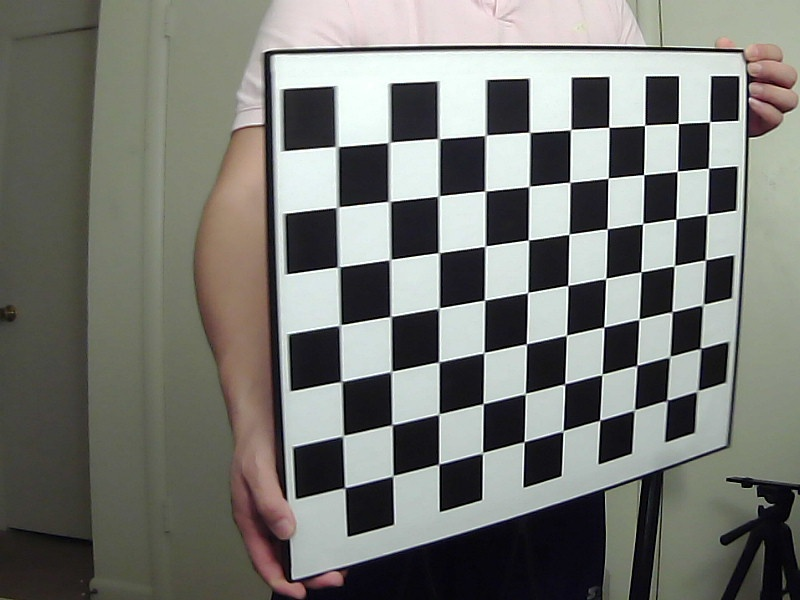
#> input picture stereo_cam_calibration/original_frames/l/frame111_l.jpg, 800 x 600 px; its folder holds 4 pictures in this run
$ python generate_stereo_calibration_remap_parameters.py   (Python 2 division)   (older library calls are emulated)
#> lines starting #> are read from the running program, lines starting #| are printed output that depends on the picture; after the words box and inside, x2 and y2 are one past the last pixel; in counts of white or black regions, pixels touching at a corner belong together
import numpy as np # version: '1.14.0'
import cv2 # version: '3.1.0'
import glob
import pickle
import os

# Set root directory.
rootDir = os.getcwd()
print('\nrootDir = {}\n'.format(rootDir))
# Set parameter directory.
dir_calib_parameter = rootDir+'/output/computed_calibration_parameters/'
# Set original frames directory.
dir_original_L = rootDir+'/original_frames/l/'
dir_original_R = rootDir+'/original_frames/r/'
# Set calibration process frames directory.
dir_calib_process = rootDir+'/output/calibration_process_frames/'

# Frames resolution.
widthPixel = 800
heightPixel = 600

# The inner corner numbers of calibration chessboard.
Nx = 10
Ny = 7

# termination criteria
criteria = (cv2.TERM_CRITERIA_EPS + cv2.TERM_CRITERIA_MAX_ITER, 50, 1e-6)

# prepare object points, like (0,0,0), (1,0,0), (2,0,0) ....,(6,5,0)
objp = np.zeros((Nx*Ny,3), np.float32)
objp[:,:2] = np.mgrid[0:Ny,0:Nx].T.reshape(-1,2)

# Arrays to store object points and image points from all the images.
objpoints = [] # 3d point in real world space
imgpointsL = [] # 2d points in image plane.
imgpointsR = [] # 2d points in image plane.

# Load original frames.
os.chdir(dir_original_L) # Change dir to the path of left frames.
imagesL = glob.glob('*.jpg') # Grab all jpg file names.
imagesL.sort() # Sort frame file names.
os.chdir(dir_original_R) # Change dir to the path of right frames.
imagesR = glob.glob('*.jpg') # Grab all jpg file names.
imagesR.sort() # Sort frame file names.

# Check if the number of images in two folders are same.
if len(imagesL) != len(imagesR):
    print('Error: the image numbers of left and right cameras must be the same!')
    exit()

n = 0
for i in range(len(imagesL)):
    imgL = cv2.imread(dir_original_L + imagesL[i])
#> imgL is the input picture: shape (600, 800, 3); mean B, G, R 114.2, 119.5, 118.2
    imgR = cv2.imread(dir_original_R + imagesR[i])
    grayL = cv2.cvtColor(imgL,cv2.COLOR_BGR2GRAY)
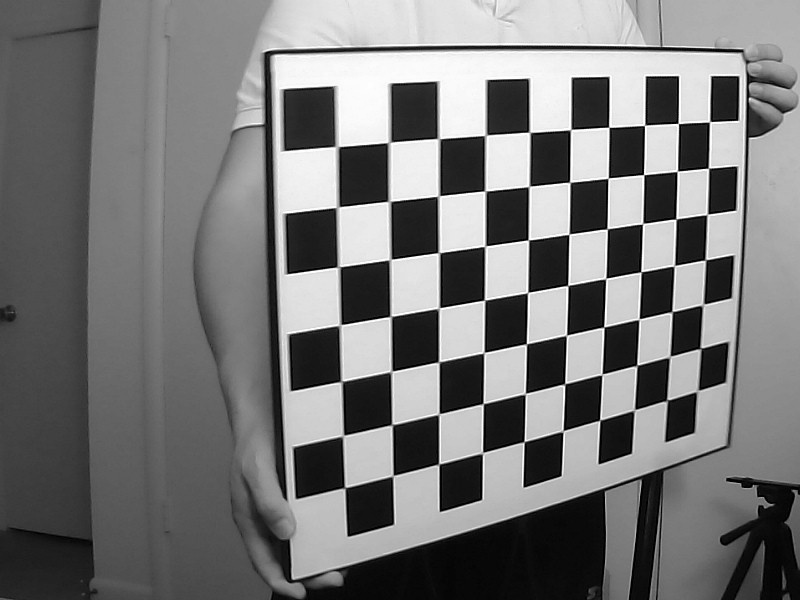
#> grayL: shape (600, 800); min 0, max 255, mean 118.5
    grayR = cv2.cvtColor(imgR,cv2.COLOR_BGR2GRAY)

    # Find the chess board corners for left camera.
    retL, cornersL = cv2.findChessboardCorners(grayL,(Ny,Nx),None)
#> retL = True; cornersL = 70 rows, first 8: [709.7, 121.5], [708.4, 168.1], [707.1, 214.4], [705.5, 259.8], [703.9, 303.5], [700.6, 348], [698.5, 389.8], [678.2, 123.4]
    # Find the chess board corners for right camera.
    retR, cornersR = cv2.findChessboardCorners(grayR,(Ny,Nx),None)
#> retR = True; cornersR has the same summary as cornersL

    # If both are found, add object points, image points (after refining them)
    if (retL and retR) == True:
        n += 1
        print('n = {}'.format(n))
        objpoints.append(objp)

        cornersL2 = cv2.cornerSubPix(grayL,cornersL,(11,11),(-1,-1),criteria)
#> cornersL2 = 70 rows, first 8: [709.6, 121.7], [708.5, 168.2], [707.2, 214.4], [705.4, 259.8], [702.8, 304.6], [700.4, 348.4], [697.4, 391], [678.3, 123.5]
        imgpointsL.append(cornersL2)

        cornersR2 = cv2.cornerSubPix(grayR,cornersR,(11,11),(-1,-1),criteria)
#> cornersR2 has the same summary as cornersL2
        imgpointsR.append(cornersR2)

        # Draw and display the corners
        imgL = cv2.drawChessboardCorners(imgL, (Ny,Nx), cornersL2, retL)
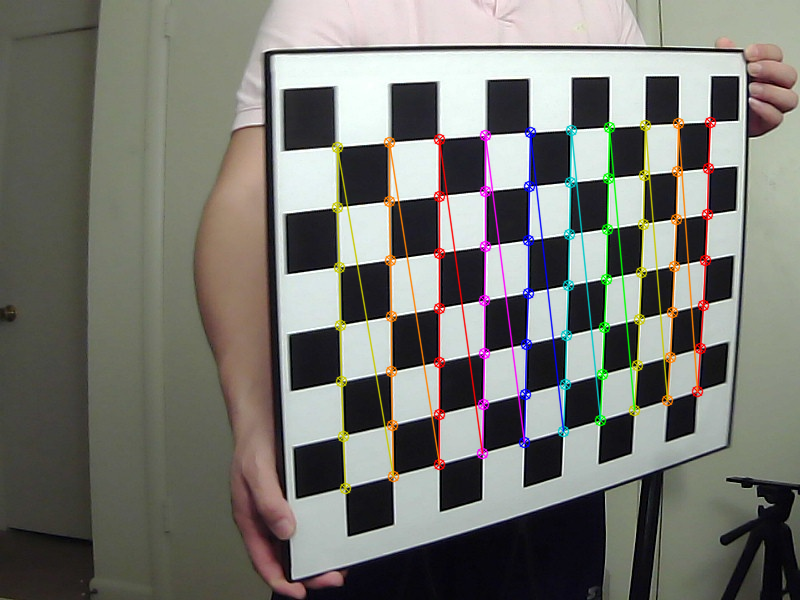
#> imgL: shape (600, 800, 3); 4.71% of pixels changed, all inside (x1, y1, x2, y2) = (331, 116, 717, 495)
        imgR = cv2.drawChessboardCorners(imgR, (Ny,Nx), cornersR2, retR)
        imgTwin = np.hstack((imgL, imgR))
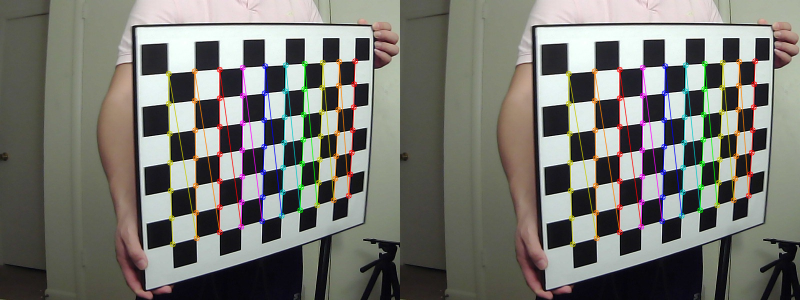
#> imgTwin: shape (600, 1600, 3) (shown at 1/2 size); mean B, G, R 112.6, 118.9, 118.9
        cv2.imshow(imagesL[i] + '_' + imagesR[i], imgTwin)
        cv2.waitKey(1)
        cv2.destroyAllWindows()
        # Save frame pairs.
        cv2.imwrite(dir_calib_process + imagesL[i][:-6] + '_corners.jpg', imgTwin)
#> pass 2 of the loop `for i in range(len(imagesL)):`:
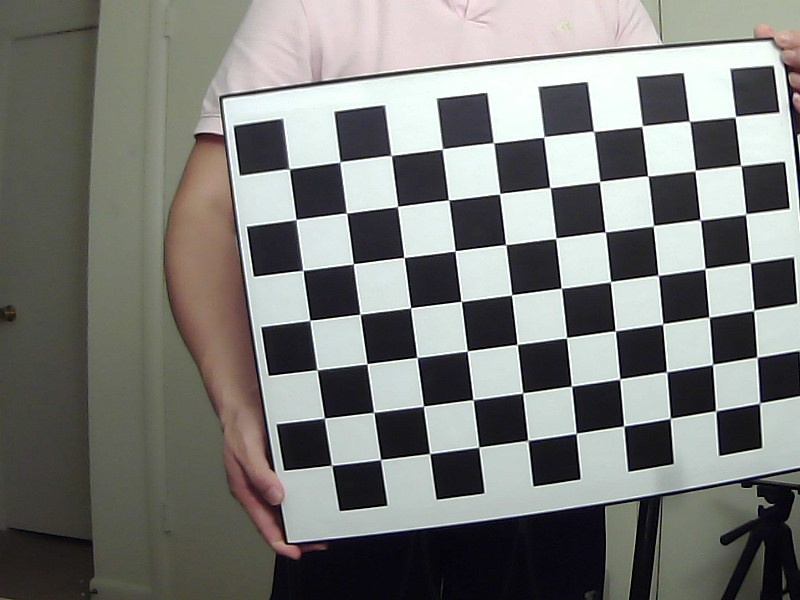
#> input picture stereo_cam_calibration/original_frames/l/frame121_l.jpg, 800 x 600 px
#> imgL is the input picture: shape (600, 800, 3); mean B, G, R 120.1, 123.3, 122.3
#> `grayL = cv2.cvtColor(imgL,cv2.COLOR_BGR2GRAY)`:
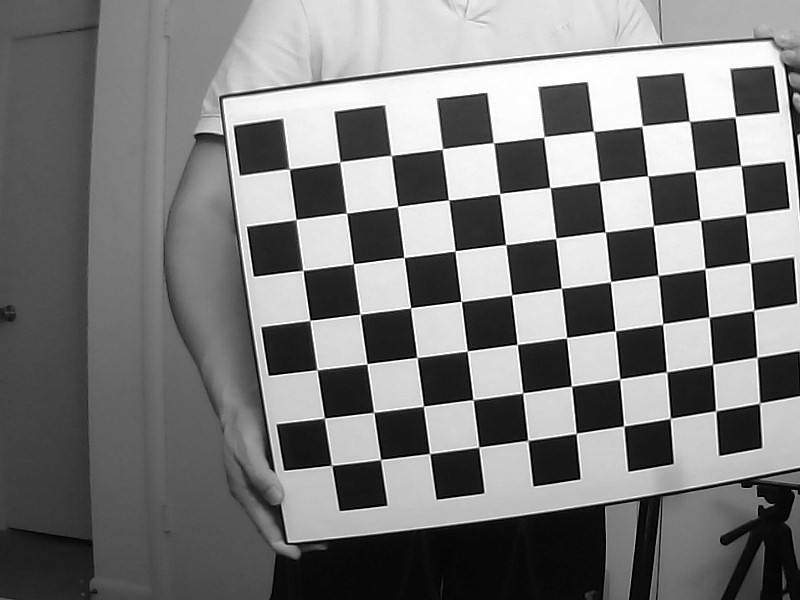
#> grayL: shape (600, 800); min 0, max 255, mean 122.7
#> cornersL = 70 rows, first 8: [735.5, 116.7], [740.6, 165.4], [745.9, 213.6], [750, 262.5], [753.4, 310.7], [756.7, 357.1], [759.5, 402.9], [689.5, 121.3]
#> cornersR has the same summary as cornersL
#> cornersL2 = 70 rows, first 8: [735.3, 116.7], [740.7, 165.4], [745.7, 214.1], [750.2, 262.5], [753.7, 310.3], [756.9, 357.2], [759.6, 403.1], [689.4, 121.1]
#> cornersR2 has the same summary as cornersL2
#> imgL: shape (600, 800, 3); 4.66% of pixels changed, all inside (x1, y1, x2, y2) = (283, 111, 767, 472)
#> `imgTwin = np.hstack((imgL, imgR))`:
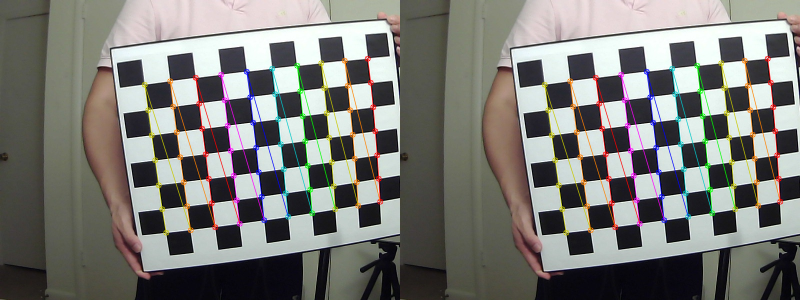
#> imgTwin: shape (600, 1600, 3) (shown at 1/2 size); mean B, G, R 118.3, 122.6, 122.8
#> pass 3 of the loop `for i in range(len(imagesL)):`:
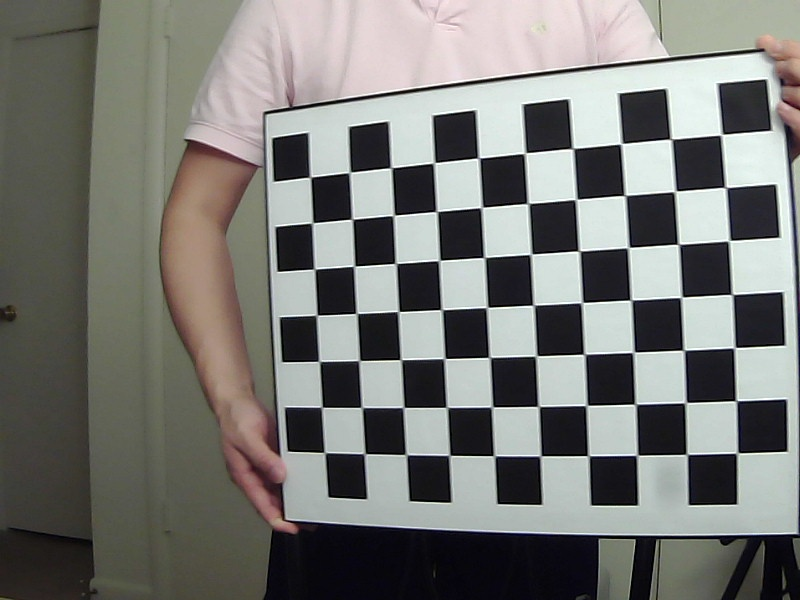
#> input picture stereo_cam_calibration/original_frames/l/frame141_l.jpg, 800 x 600 px
#> imgL is the input picture: shape (600, 800, 3); mean B, G, R 116.5, 120.3, 119.8
#> `grayL = cv2.cvtColor(imgL,cv2.COLOR_BGR2GRAY)`:
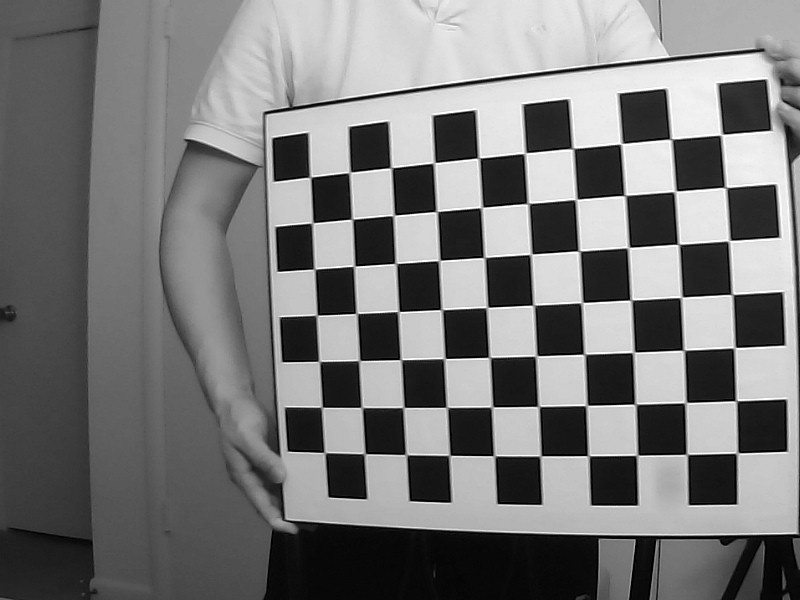
#> grayL: shape (600, 800); min 0, max 255, mean 119.7
#> cornersL = 70 rows, first 8: [723.4, 134.1], [725.5, 187.4], [727.7, 241.5], [732.5, 294.5], [736.2, 347.3], [735.8, 400.4], [738.6, 452.5], [670.5, 138.9]
#> cornersR has the same summary as cornersL
#> cornersL2 = 70 rows, first 8: [721.5, 134.7], [725.6, 187.4], [729.2, 240.6], [732.1, 294.4], [734.5, 347.6], [736.1, 400.7], [737.2, 453], [671, 139.1]
#> cornersR2 has the same summary as cornersL2
#> imgL: shape (600, 800, 3); 4.69% of pixels changed, all inside (x1, y1, x2, y2) = (304, 129, 744, 463)
#> `imgTwin = np.hstack((imgL, imgR))`:
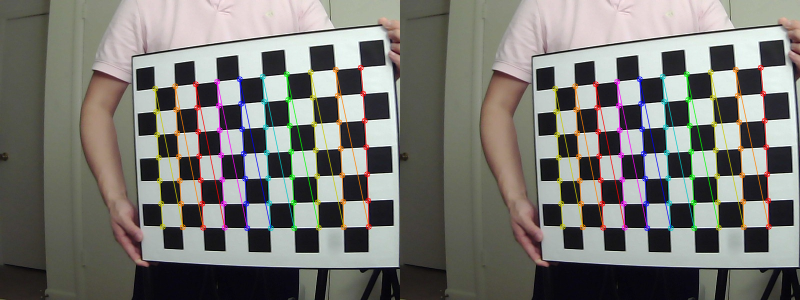
#> imgTwin: shape (600, 1600, 3) (shown at 1/2 size); mean B, G, R 114.9, 119.8, 120.6
#> the loop made 4 passes; the first 3 are shown

cv2.waitKey(1) # Wait program to close the last window.
# Calculate the camera matrix, distortion coefficients, rotation and translation vectors etc.
print('Calculating the camera matrix, distortion coefficients, rotation and translation vectors...')
retL, mtxL, distL, rvecsL, tvecsL = cv2.calibrateCamera(objpoints, imgpointsL, grayL.shape[::-1],None,None)
retR, mtxR, distR, rvecsR, tvecsR = cv2.calibrateCamera(objpoints, imgpointsR, grayR.shape[::-1],None,None)
print('Done.\n')

# Calculate reprojection errors.
print('Calculating reprojection errors...')
tot_errorL = 0
tot_errorR = 0
errorL = 0
errorR = 0
for i in xrange(len(objpoints)):
    imgpointsL2, _ = cv2.projectPoints(objpoints[i], rvecsL[i], tvecsL[i], mtxL, distL)
    imgpointsR2, _ = cv2.projectPoints(objpoints[i], rvecsR[i], tvecsR[i], mtxR, distR)
    errorL = cv2.norm(imgpointsL[i],imgpointsL2, cv2.NORM_L2)/len(imgpointsL2)
    errorR = cv2.norm(imgpointsR[i],imgpointsR2, cv2.NORM_L2)/len(imgpointsR2)
    tot_errorL += errorL
    tot_errorR += errorR
print 'mean error L: ', tot_errorL/len(objpoints)
print 'mean error R: ', tot_errorR/len(objpoints)

CamParasL = {'mtxL':mtxL, 'distL':distL, 'rvecsL':rvecsL, 'tvecsL':tvecsL}
CamParasR = {'mtxR':mtxR, 'distR':distR, 'rvecsR':rvecsR, 'tvecsR':tvecsR}

# Save calibration parameters.
print('Saving calibration parameters...')
pickle.dump(CamParasL, open(dir_calib_parameter+'CamParasL.p', 'wb') )
pickle.dump(CamParasR, open(dir_calib_parameter+'CamParasR.p', 'wb') )
print('Done.\n')

# Load the dictionary back from the pickle file.
#CamParasStereo = pickle.load( open( 'CamParasStereo.p', 'rb' ) )
CamParasL = pickle.load( open(dir_calib_parameter+'CamParasL.p', 'rb' ) )
CamParasR = pickle.load( open(dir_calib_parameter+'CamParasR.p', 'rb' ) )
#> (the run stopped early here; a loop or call above may not have finished)
